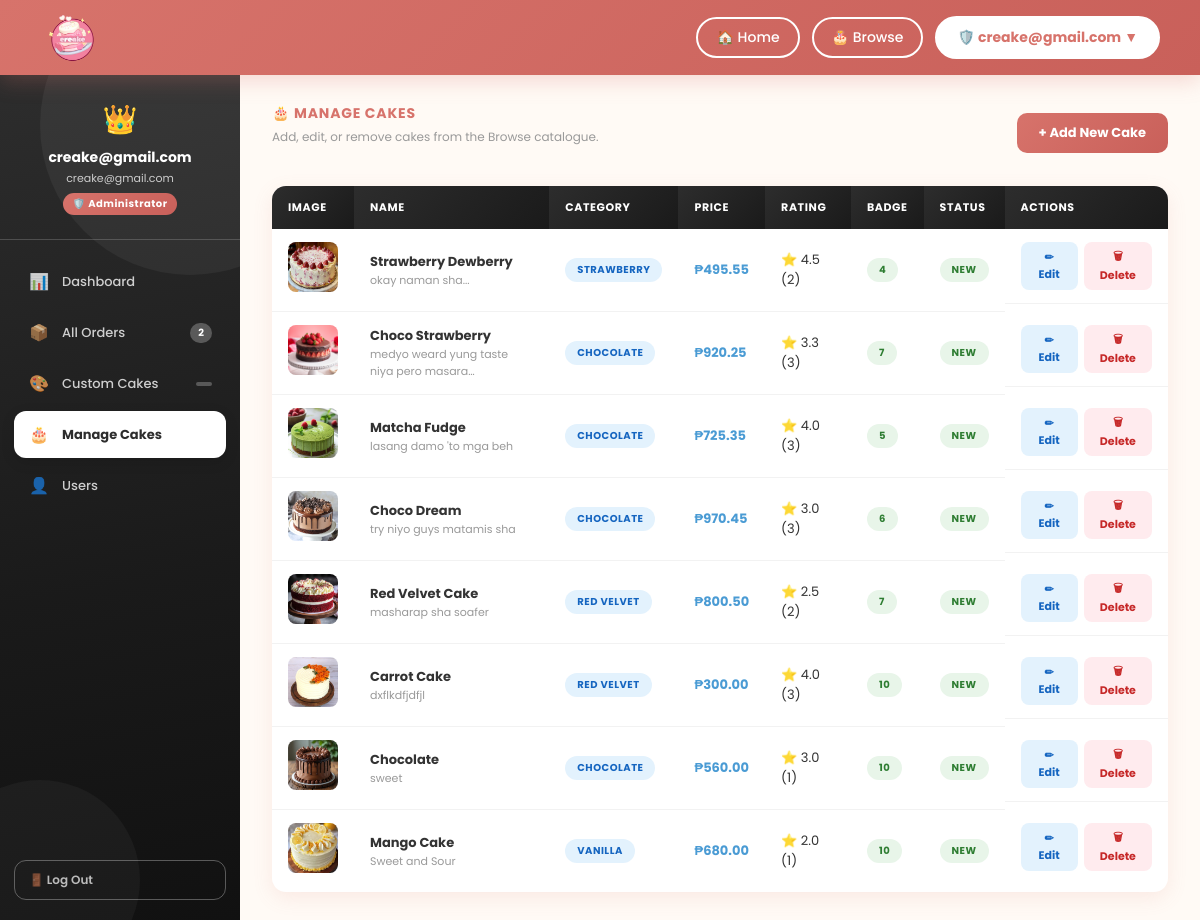
/admin-panel/cakes/ (signed in), run on an earlier commit of the app's database.
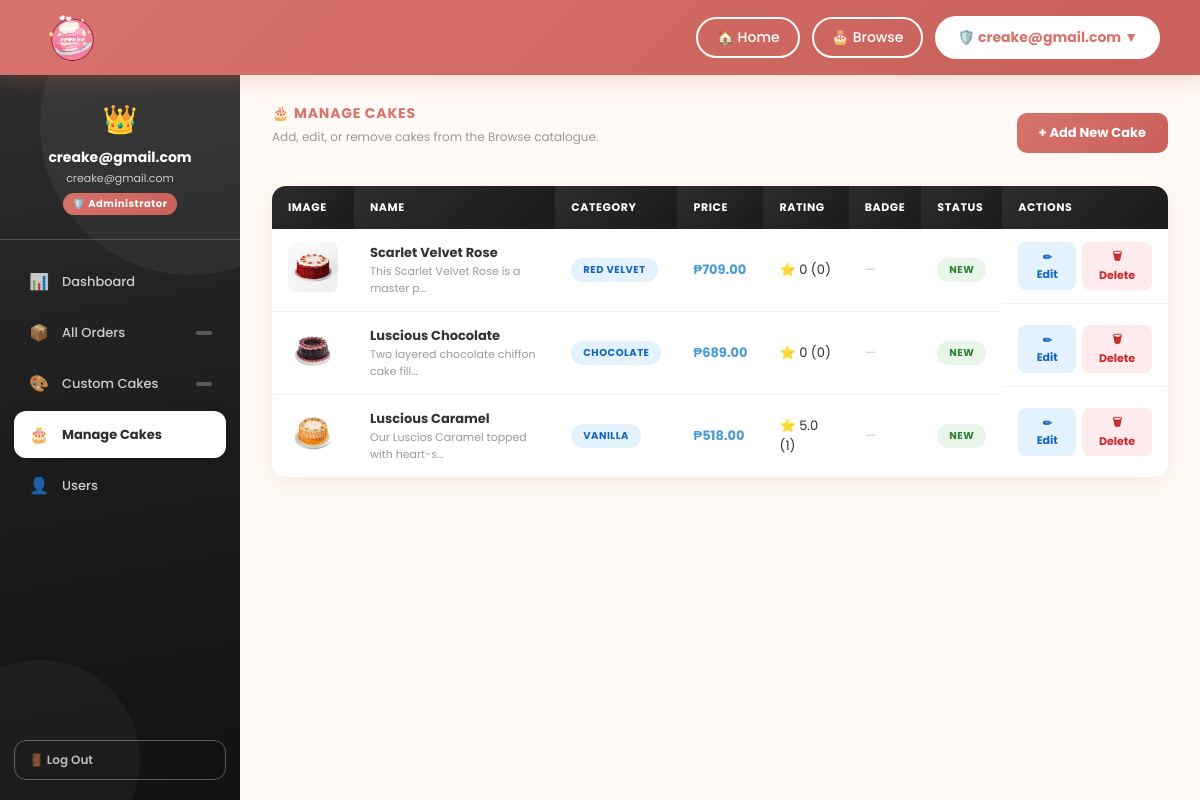
And on a later commit of the database.
### creake/models.py (models this page shows, shortened)
class Cake(models.Model):
    CATEGORY_CHOICES = [
        ('chocolate', 'Chocolate'),
        ('vanilla', 'Vanilla'),
        ('strawberry', 'Strawberry'),
        ('redvelvet', 'Red Velvet'),
    ]
    name = models.CharField(max_length=100)
    category = models.CharField(max_length=20, choices=CATEGORY_CHOICES)
    description = models.TextField()
    price = models.DecimalField(max_digits=6, decimal_places=2)
    image = models.ImageField(upload_to='cakes/', blank=True, null=True)
    badge = models.CharField(max_length=50, blank=True, null=True)
    is_new = models.BooleanField(default=False)
    created_at = models.DateTimeField(auto_now_add=True)
    created_by = models.ForeignKey(User, on_delete=models.CASCADE, related_name='created_cakes', null=True, blank=True)
    class Meta:
        ordering = ['-created_at']
    @property
    def rating(self):
        from django.db.models import Avg
        avg = self.ratings.aggregate(Avg('rating'))['rating__avg']
        return round(avg, 1) if avg else 0
    @property
    def review_count(self):
        return self.ratings.count()

### creake/views.py (the view)
# urls.py: path('admin-panel/cakes/', views.admin_cakes, name='admin_cakes'),
@login_required
@user_passes_test(is_admin, login_url='creake:index')
def admin_cakes(request):
    cakes = Cake.objects.all()
    context = {
        'cakes': cakes,
        'pending_orders_count': Order.objects.filter(status='pending').count(),
        'pending_custom_count': Order.objects.filter(is_custom_cake=True, custom_status='pending').count(),
    }
    return render(request, 'creake/admin_cakes.html', context)

### creake/views.py (called while the page is built)
def is_admin(user):
    return user.is_authenticated and user.is_staff

### creake/templates/creake/admin_cakes.html (shortened to what this page needs)
{% extends 'creake/base_admin.html' %}
{% block nav_cakes %}active{% endblock %}
{% block content %}
<div style="display:flex;justify-content:space-between;align-items:center;flex-wrap:wrap;gap:12px;">
  <div>
    <div class="section-title">&#127874; Manage Cakes</div>
    <div class="section-sub">Add, edit, or remove cakes from the Browse catalogue.</div>
  </div>
  <button class="btn-primary" onclick="openAddModal()">+ Add New Cake</button>
</div>
{% if cakes %}
<table class="admin-table">
  <thead>
    <tr>
      <th>Image</th>
      <th>Name</th>
      <th>Category</th>
      <th>Price</th>
      <th>Rating</th>
      <th>Badge</th>
      <th>Status</th>
      <th>Actions</th>
    </tr>
  </thead>
  <tbody>
    {% for cake in cakes %}
    <tr>
      <td>
        {% if cake.image %}
        <img src="{{ cake.image.url }}" alt="{{ cake.name }}" style="width:50px;height:50px;object-fit:cover;border-radius:8px;">
        {% else %}
        <div style="width:50px;height:50px;background:#ffe4f6;border-radius:8px;display:flex;align-items:center;justify-content:center;font-size:20px;">&#127874;</div>
        {% endif %}
      </td>
      <td><strong>{{ cake.name }}</strong><div style="font-size:11px;color:var(--text-muted);">{{ cake.description|truncatechars:40 }}</div></td>
      <td><span class="badge badge-paid">{{ cake.get_category_display }}</span></td>
      <td><strong style="color:var(--blue-dark);">&#8369;{{ cake.price }}</strong></td>
      <td>&#11088; {{ cake.rating }} ({{ cake.review_count }})</td>
      <td>{% if cake.badge %}<span class="badge badge-approved">{{ cake.badge }}</span>{% else %}<span style="color:#ccc;">—</span>{% endif %}</td>
      <td>{% if cake.is_new %}<span class="badge badge-approved">New</span>{% else %}<span class="badge badge-pending">Regular</span>{% endif %}</td>
      <td style="display:flex;gap:6px;">
        <button onclick="openEditModal({{ cake.id }}, '{{ cake.name|escapejs }}', '{{ cake.category }}', '{{ cake.price }}', '{{ cake.description|escapejs }}', '{{ cake.badge|default:''|escapejs }}', {{ cake.rating }}, {{ cake.is_new|yesno:'true,false' }})" class="btn-action btn-edit">&#9999; Edit</button>
        <form method="post" action="{% url 'creake:admin_delete_cake' cake.id %}" onsubmit="return confirm('Delete {{ cake.name|escapejs }}?');">
          <button type="submit" class="btn-action btn-delete">&#128465; Delete</button>
        </form>
      </td>
    </tr>
    {% endfor %}
  </tbody>
</table>
{% else %}
<div class="admin-empty">
  <div class="empty-icon">&#127874;</div>
  <p>No cakes yet. Add your first cake!</p>
</div>
{% endif %}
{% endblock %}

### creake/templates/creake/base_admin.html (shortened to what this page needs)
{% load static %}
<!DOCTYPE html>
<html lang="en">
<head>
<link rel="stylesheet" href="{% static 'creake/css/dashboard.css' %}">
</head>
<body>
<header class="site-header">
  <div class="header-logo">
    <a href="{% url 'creake:index' %}">
      <img src="{% static 'creake/images/creaked.png' %}" alt="CREAKE">
    </a>
  </div>
  <nav class="header-nav">
    <a href="{% url 'creake:index' %}">&#127968; Home</a>
    <a href="{% url 'creake:index' %}#main-content">&#127874; Browse</a>
    <div class="user-dropdown-wrap">
      <button class="user-nav-btn" onclick="toggleDropdown()">
        &#128737;&#65039; {{ request.user.first_name|default:request.user.username }} &#9660;
      </button>
    </div>
  </nav>
</header>
<div class="db-page">
  <aside class="db-side">
    <div class="side-avatar">
      <div class="admin-crown">&#128081;</div>
      <h3>{{ request.user.get_full_name|default:request.user.username }}</h3>
      <span>{{ request.user.email }}</span>
      <div class="side-badge">&#128737;&#65039; Administrator</div>
    </div>
    <nav class="side-nav">
      <a class="nav-item {% block nav_dashboard %}{% endblock %}" href="{% url 'creake:admin_dashboard' %}">
        <span class="nav-icon">&#128202;</span> Dashboard
      </a>
      <a class="nav-item {% block nav_orders %}{% endblock %}" href="{% url 'creake:admin_orders' %}">
        <span class="nav-icon">&#128230;</span> All Orders
        <span class="nav-badge">{{ pending_orders_count|default:"" }}</span>
      </a>
      <a class="nav-item {% block nav_custom_cakes %}{% endblock %}" href="{% url 'creake:admin_custom_cakes' %}">
        <span class="nav-icon">&#127912;</span> Custom Cakes
        <span class="nav-badge">{{ pending_custom_count|default:"" }}</span>
      </a>
      <a class="nav-item {% block nav_cakes %}{% endblock %}" href="{% url 'creake:admin_cakes' %}">
        <span class="nav-icon">&#127874;</span> Manage Cakes
      </a>
      <a class="nav-item {% block nav_users %}{% endblock %}" href="{% url 'creake:admin_users' %}">
        <span class="nav-icon">&#128100;</span> Users
      </a>
    </nav>
    <div class="side-bottom">
      <form method="post" action="{% url 'creake:logout' %}" style="margin:0;">
        <button type="submit" class="side-logout">&#128682; Log Out</button>
      </form>
    </div>
  </aside>
  <main class="db-main">
    <div class="db-body">
      {% block content %}{% endblock %}
    </div>
  </main>
</div>
</body>
</html>

### creake/static/creake/css/dashboard.css (style rules this page uses)
*, *::before, *::after { margin:0; box-sizing:border-box }
html, body { width:100%; min-height:100%; overflow-x:hidden; }
body { font-family:'Poppins',sans-serif; background:#fffaf5; color:#333; }
:root { --coral:#d7736b; --coral-dark:#c9605a; --coral-light:#ffe4f6; --blue:#5fb7f9; --blue-dark:#4a9bd4; --text:#333; --text-muted:#999; --text-soft:#666; --shadow:0 6px 20px rgba(215,115,107,0.12); --shadow-hover:0 14px 40px rgba(215,115,107,0.2); --radius:16px; --radius-sm:10px; }
.site-header { position:fixed; top:0; left:0; right:0; height:75px; padding:0 40px; display:flex; justify-content:space-between; align-items:center; background:linear-gradient(135deg,#d7736b 0%,#c9605a 100%); box-shadow:0 6px 20px rgba(215,115,107,0.25); z-index:1000; }
.header-logo img { height:65px; transition:0.3s; cursor:pointer; }
.header-nav { display:flex; gap:12px; align-items:center; }
.header-nav a { background:transparent; border:2px solid white; padding:8px 18px; border-radius:25px; font-weight:500; color:white; transition:all 0.3s; font-size:14px; font-family:'Poppins',sans-serif; text-decoration:none; display:flex; align-items:center; gap:6px; }
.user-nav-btn { background:white !important; border:2px solid white !important; color:#d7736b !important; font-weight:700 !important; padding:9px 20px !important; border-radius:25px !important; cursor:pointer !important; font-size:14px !important; font-family:'Poppins',sans-serif !important; display:flex !important; align-items:center !important; gap:6px !important; }
.user-dropdown-wrap { position:relative; }
.db-page { padding-top:75px; display:flex; min-height:100vh; }
.db-side { width:240px; flex-shrink:0; background:linear-gradient(170deg,#d7736b 0%,#c9605a 60%,#b84e47 100%); display:flex; flex-direction:column; position:fixed; top:75px; left:0; bottom:0; overflow:hidden; z-index:100; }
.db-side::before { content:''; position:absolute; width:300px; height:300px; border-radius:50%; background:rgba(255,255,255,0.05); top:-100px; right:-100px; pointer-events:none; }
.db-side::after { content:''; position:absolute; width:200px; height:200px; border-radius:50%; background:rgba(255,255,255,0.04); bottom:-60px; left:-60px; pointer-events:none; }
.side-avatar { display:flex; flex-direction:column; align-items:center; padding:24px 20px; border-bottom:1px solid rgba(255,255,255,0.18); position:relative; z-index:1; }
.side-avatar h3 { color:white; font-size:14px; font-weight:700; margin-bottom:2px; }
.side-avatar > span { color:rgba(255,255,255,0.75); font-size:11px; }
.side-badge { background:rgba(255,255,255,0.2); color:white; font-size:10px; font-weight:700; padding:3px 10px; border-radius:20px; margin-top:6px; letter-spacing:0.5px; }
.side-nav { padding:18px 14px; flex:1; position:relative; z-index:1; }
.nav-item { display:flex; align-items:center; gap:12px; padding:11px 14px; border-radius:12px; color:rgba(255,255,255,0.78); font-size:13px; font-weight:500; transition:all 0.25s; margin-bottom:4px; text-decoration:none; }
.nav-item.active { background:white; color:var(--coral); font-weight:700; box-shadow:0 4px 14px rgba(0,0,0,0.12); }
.nav-icon { font-size:16px; width:22px; text-align:center; }
.nav-badge { margin-left:auto; background:rgba(255,255,255,0.25); color:white; font-size:10px; font-weight:700; padding:2px 8px; border-radius:20px; }
.side-bottom { padding:0 14px 20px; position:relative; z-index:1; }
.side-logout { width:100%; padding:10px 14px; border:1.5px solid rgba(255,255,255,0.3); border-radius:12px; color:rgba(255,255,255,0.7); font-size:12px; font-weight:600; cursor:pointer; background:transparent; transition:all 0.2s; display:flex; align-items:center; gap:8px; font-family:'Poppins',sans-serif; }
.db-main { flex:1; margin-left:240px; }
.db-body { padding:28px 32px; display:flex; flex-direction:column; gap:24px; }
.section-title { font-size:14px; font-weight:700; color:var(--coral); text-transform:uppercase; letter-spacing:0.8px; margin-bottom:4px; }
.section-sub { font-size:12px; color:var(--text-muted); margin-bottom:16px; }

What changed in the data, as far as the page shows it:
removed Cake: image (picture), name "Strawberry Dewberry", description "okay naman sha...", category "STRAWBERRY", price "495.55", rating "4.5", review_count "2", badge "4", is_new "NEW"
removed Cake: image (picture), name "Choco Strawberry", description "medyo weard yung taste niya pero masara…", category "CHOCOLATE", price "920.25", rating "3.3", review_count "3", badge "7", is_new "NEW"
removed Cake: image (picture), name "Matcha Fudge", description "lasang damo 'to mga beh", category "CHOCOLATE", price "725.35", rating "4.0", review_count "3", badge "5", is_new "NEW"
removed Cake: image (picture), name "Choco Dream", description "try niyo guys matamis sha", category "CHOCOLATE", price "970.45", rating "3.0", review_count "3", badge "6", is_new "NEW"
removed Cake: image (picture), name "Red Velvet Cake", description "masharap sha soafer", category "RED VELVET", price "800.50", rating "2.5", review_count "2", badge "7", is_new "NEW"
removed Cake: image (picture), name "Carrot Cake", description "dxflkdfjdfjl", category "RED VELVET", price "300.00", rating "4.0", review_count "3", badge "10", is_new "NEW"
removed Cake: image (picture), name "Chocolate", description "sweet", category "CHOCOLATE", price "560.00", rating "3.0", review_count "1", badge "10", is_new "NEW"
removed Cake: image (picture), name "Mango Cake", description "Sweet and Sour", category "VANILLA", price "680.00", rating "2.0", review_count "1", badge "10", is_new "NEW"
added Cake: image (picture), name "Scarlet Velvet Rose", description "This Scarlet Velvet Rose is a master p…", category "RED VELVET", price "709.00", rating "0", review_count "0", is_new "NEW"
added Cake: image (picture), name "Luscious Chocolate", description "Two layered chocolate chiffon cake fill…", category "CHOCOLATE", price "689.00", rating "0", review_count "0", is_new "NEW"
added Cake: image (picture), name "Luscious Caramel", description "Our Luscios Caramel topped with heart-s…", category "VANILLA", price "518.00", rating "5.0", review_count "1", is_new "NEW"
Also different on the page:
{{ pending_orders_count|default:"" }}: "2" → (not shown)
